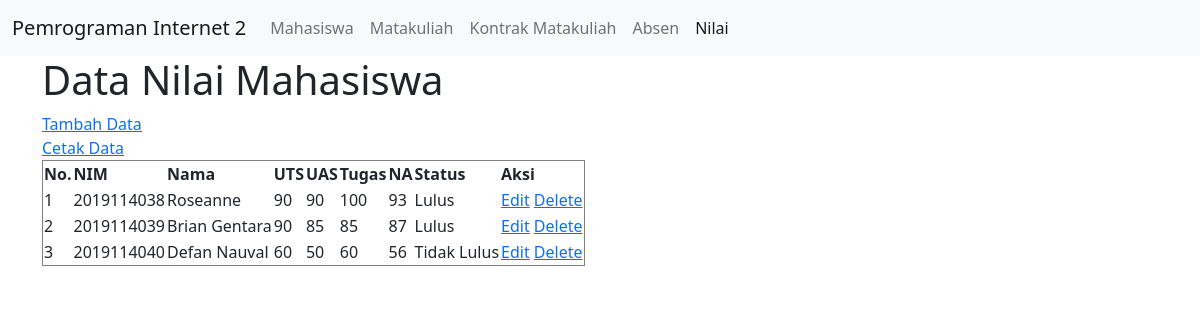
The page / on the database its author committed.
### tables this page shows
CREATE TABLE `tbl_nilai` (
  `nim` int(11) NOT NULL,
  `nama` varchar(200) DEFAULT NULL,
  `uts` int(11) DEFAULT NULL,
  `uas` int(11) DEFAULT NULL,
  `tugas` int(11) DEFAULT NULL,
  `na` int(11) DEFAULT NULL,
  `status` varchar(20) DEFAULT NULL
);

### connection.php (called while the page is built)
<?php
class Connection
{
    public function get_connection()
    {
        $host = "localhost";
        $database = "mahasiswa";
        $username = "root";
        $password = "";
        $connect = new mysqli($host, $username, $password, $database);
        return $connect;
    }
}
?>

### model.php (called while the page is built, shortened)
<?php
include 'connection.php';
class Model extends Connection
{
    public function __construct()
    {
        $this->conn = $this->get_connection();
    }
    public function tampil_data()
    {
        $sql = "SELECT * FROM tbl_nilai";
        $bind = $this->conn->query($sql);
        while ($obj = $bind->fetch_object()) {
            $baris[] = $obj;
        }
        if (!empty($baris)) {
            return $baris;
        }
    }
}

### index.php (the view, shortened to what this page needs)
<?php
include 'model.php';
$model = new Model();
$index = 1;
?>
<!doctype html>
<html lang="en">
<head>
    <link href="https://cdn.jsdelivr.net/npm/bootstrap@5.0.0-beta3/dist/css/bootstrap.min.css" rel="stylesheet">
</head>
<body>
<nav class="navbar navbar-expand-lg navbar-light bg-light">
  <div class="container-fluid">
    <a class="navbar-brand" href="#">Pemrograman Internet 2</a>
    <div class="collapse navbar-collapse" id="navbarNav">
      <ul class="navbar-nav">
        <li class="nav-item">
          <a class="nav-link" aria-current="page" href="mahasiswa.php">Mahasiswa</a>
        </li>
        <li class="nav-item">
          <a class="nav-link" href="matakuliah.php">Matakuliah</a>
        </li>
        <li class="nav-item">
          <a class="nav-link" href="kontrak_mk.php">Kontrak Matakuliah</a>
        </li>
        <li class="nav-item">
          <a class="nav-link" href="absen.php">Absen</a>
        </li>
        <li class="nav-item">
          <a class="nav-link active" href="index.php">Nilai</a>
        </li>
      </ul>
    </div>
  </div>
</nav>
<div class="container">
        <h1>Data Nilai Mahasiswa</h1>
        <a href="create.php">Tambah Data</a>
        <br>
        <a href="print.php" target="_blank">Cetak Data</a>
        <br>
        <table border="1">
            <thead>
                <tr>
                    <th>No.</th>
                    <th>NIM</th>
                    <th>Nama</th>
                    <th>UTS</th>
                    <th>UAS</th>
                    <th>Tugas</th>
                    <th>NA</th>
                    <th>Status</th>
                    <th>Aksi</th>
                </tr>
            </thead>
            <tbody>
                <?php
                $result = $model->tampil_data();
                if (!empty($result)) {
                    foreach ($result as $data) : ?>
                        <tr>
                            <td><?= $index++ ?></td>
                            <td><?= $data->nim ?></td>
                            <td><?= $data->nama ?></td>
                            <td><?= $data->uts ?></td>
                            <td><?= $data->uas ?></td>
                            <td><?= $data->tugas ?></td>
                            <td><?= $data->na ?></td>
                            <td><?= $data->status ?></td>
                            <td>
                                <a name="edit" id="edit" href="edit.php?nim=<?= $data->nim ?>">Edit</a>
                                <a name="hapus" id="hapus" href="process.php?nim=<?= $data->nim ?>">Delete</a>
                            </td>
                        </tr>
                    <?php endforeach;
                } else { ?>
                <tr>
                    <td colspan="9">Belum ada data pada tabel nilai mahasiswa.</td>
                </tr>
                <?php } ?>
            </tbody>
        </table>
    </div>
</body>
</html>

### rows shown on the page
tbl_nilai: nim "2019114038", nama "Roseanne", uts "90", uas "90", tugas "100", na "93", status "Lulus"
tbl_nilai: nim "2019114039", nama "Brian Gentara", uts "90", uas "85", tugas "85", na "87", status "Lulus"
tbl_nilai: nim "2019114040", nama "Defan Nauval", uts "60", uas "50", tugas "60", na "56", status "Tidak Lulus"
